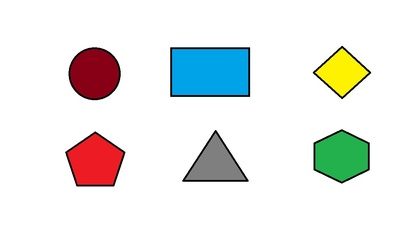
%> input picture primerParcial/practicas/practica4/objeto.jpg, 420 x 236 px, shrunk from 1152 x 648 before the run
$ octave practica4.m   (GNU Octave 9; MATLAB toolbox functions it lacks are replaced by stand-ins)
%> lines starting %> are read from the running program, lines starting %| are printed output that depends on the picture; in (x1, y1, x2, y2) boxes, pixels count from 0 and x2, y2 are one past the last pixel; in counts of white or black regions, pixels touching at a corner belong together; the program's own positions count from 1
% Leer la imagen 'objeto.jpg'
a = imread('objeto.jpg');
%> a is the input picture: size 236x420x3 uint8; mean R, G, B 232.1, 233.7, 231.6

% Convertir la imagen a escala de grises
a_gray = rgb2gray(a);
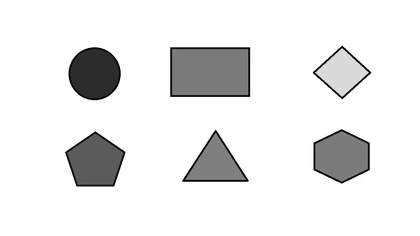
%> a_gray: size 236x420 uint8; min 0, max 255, mean 232.9

% Determinar el umbral para la binarización usando el método de Otsu
umbral = graythresh(a_gray);
%> umbral = 0.678

% Convertir la imagen a binaria usando el umbral determinado
i_bin = im2bw(a_gray, umbral);
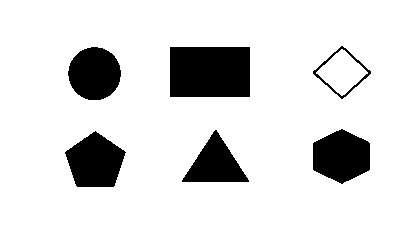
%> i_bin: size 236x420 logical; 86.8% white; 6 black regions, box (x1, y1, x2, y2) and area: (170, 47, 250, 97) 4000, (65, 131, 126, 187) 2361, (313, 129, 370, 184) 2345, (68, 47, 121, 100) 2185, (182, 130, 249, 182) 1816, (313, 46, 371, 99) 336

% Invertir la imagen binaria (los objetos serán blancos y el fondo será negro)
i_bin = ~i_bin;

% Inicializar una matriz del mismo tamaño que la imagen binaria para el etiquetado
etiquetado = zeros(size(i_bin));

% Inicializar la etiqueta
etiqueta = 0;

% Recorrer cada píxel de la imagen binaria
for x=1:size(i_bin, 1)
    for y=1:size(i_bin, 2)
        % Si el píxel es blanco y no ha sido etiquetado
        if i_bin(x,y) == 1
           if etiquetado(x,y)==0
              % Incrementar la etiqueta
              etiqueta = etiqueta + 1;

              % Etiquetar la figura en la imagen binaria
              etiquetado = etiquetarFigura(i_bin, etiquetado, x, y, etiqueta);
           end
        end
    end
end
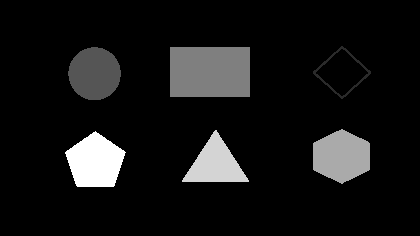
%> etiquetado: size 236x420 double; min 0, max 6, mean 0.498; drawn with min black and max white
%> after the loop, etiqueta = 6

% Mostrar el número de objetos encontrados
disp(['Número de objetos encontrados: ', num2str(etiqueta)]);
%| Número de objetos encontrados: 6

% Mostrar la imagen original y la imagen etiquetada
figure(1);
subplot(1,2,1)
imshow(a);
title('Original')
subplot(1,2,2)
imshow(label2rgb(etiquetado));
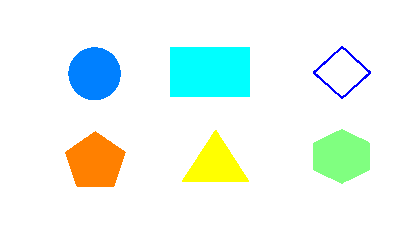
%> displayed picture: size 236x420x3, on the screen's scale of 0 to 255; mean R, G, B 235.2, 248.3, 241.2
title('Etiquetado')

% Función para etiquetar una figura en la imagen binaria
function etiquetado = etiquetarFigura(i_bin, etiquetado, x, y, etiqueta)

    % Inicializar la cola con la posición del píxel actual
    cola = [x,y];

    % Mientras la cola no esté vacía
    while ~isempty(cola)

        % Tomar el primer píxel de la cola
        pixel = cola(1, :);

        % Eliminar el primer píxel de la cola
        cola(1, :) = [];

        px = pixel(1);
        py = pixel(2);

        % Si el píxel es blanco y no ha sido etiquetado
        if i_bin(px, py) == 1 && etiquetado(px, py) == 0
            % Etiquetar el píxel
            etiquetado(px, py) = etiqueta;

            % Agregar los vecinos del píxel a la cola
            for nx = max(px-1, 1): min(px+1, size(i_bin, 1))
                for ny = max(py-1, 1): min(py+1, size(i_bin,2))
                    if i_bin(nx, ny) == 1 && etiquetado(nx, ny) == 0
                        cola = [cola; nx ny];
                    end
                end
            end
        end
    end
end
